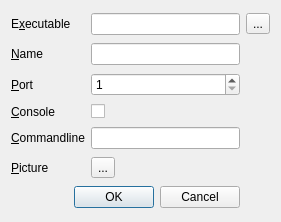
<?xml version="1.0" encoding="UTF-8"?>
<ui version="4.0">
 <class>DialogProtocol</class>
 <widget class="QDialog" name="DialogProtocol">
  <property name="geometry">
   <rect>
    <x>0</x>
    <y>0</y>
    <width>281</width>
    <height>222</height>
   </rect>
  </property>
  <property name="windowTitle">
   <string>Protocol</string>
  </property>
  <layout class="QGridLayout" name="gridLayout">
   <item row="0" column="0">
    <widget class="QLabel" name="lExec">
     <property name="text">
      <string>E&amp;xecutable</string>
     </property>
     <property name="buddy">
      <cstring>leExec</cstring>
     </property>
    </widget>
   </item>
   <item row="0" column="1">
    <widget class="QLineEdit" name="leExec"/>
   </item>
   <item row="0" column="2">
    <widget class="QToolButton" name="tbExec">
     <property name="text">
      <string>...</string>
     </property>
    </widget>
   </item>
   <item row="1" column="0">
    <widget class="QLabel" name="lName">
     <property name="text">
      <string>&amp;Name</string>
     </property>
     <property name="buddy">
      <cstring>leName</cstring>
     </property>
    </widget>
   </item>
   <item row="1" column="1">
    <widget class="QLineEdit" name="leName"/>
   </item>
   <item row="2" column="0">
    <widget class="QLabel" name="lPort">
     <property name="text">
      <string>&amp;Port</string>
     </property>
     <property name="buddy">
      <cstring>sbPort</cstring>
     </property>
    </widget>
   </item>
   <item row="2" column="1">
    <widget class="QSpinBox" name="sbPort">
     <property name="minimum">
      <number>1</number>
     </property>
     <property name="maximum">
      <number>65535</number>
     </property>
    </widget>
   </item>
   <item row="3" column="0">
    <widget class="QLabel" name="lTerm">
     <property name="text">
      <string>&amp;Console</string>
     </property>
     <property name="buddy">
      <cstring>cbTerm</cstring>
     </property>
    </widget>
   </item>
   <item row="3" column="1">
    <widget class="QCheckBox" name="cbTerm">
     <property name="text">
      <string/>
     </property>
    </widget>
   </item>
   <item row="4" column="0">
    <widget class="QLabel" name="lCmdLine">
     <property name="text">
      <string>&amp;Commandline</string>
     </property>
     <property name="buddy">
      <cstring>leCmdLine</cstring>
     </property>
    </widget>
   </item>
   <item row="4" column="1">
    <widget class="QLineEdit" name="leCmdLine"/>
   </item>
   <item row="5" column="0">
    <widget class="QLabel" name="lLogo">
     <property name="text">
      <string>&amp;Picture</string>
     </property>
     <property name="buddy">
      <cstring>tbLogo</cstring>
     </property>
    </widget>
   </item>
   <item row="6" column="0" colspan="2">
    <widget class="QDialogButtonBox" name="buttonBox">
     <property name="standardButtons">
      <set>QDialogButtonBox::Cancel|QDialogButtonBox::Ok</set>
     </property>
    </widget>
   </item>
   <item row="5" column="1">
    <widget class="QToolButton" name="tbLogo">
     <property name="text">
      <string>...</string>
     </property>
    </widget>
   </item>
  </layout>
 </widget>
 <tabstops>
  <tabstop>leExec</tabstop>
  <tabstop>tbExec</tabstop>
  <tabstop>leName</tabstop>
  <tabstop>sbPort</tabstop>
  <tabstop>cbTerm</tabstop>
  <tabstop>leCmdLine</tabstop>
  <tabstop>tbLogo</tabstop>
  <tabstop>buttonBox</tabstop>
 </tabstops>
 <resources/>
 <connections/>
</ui>
